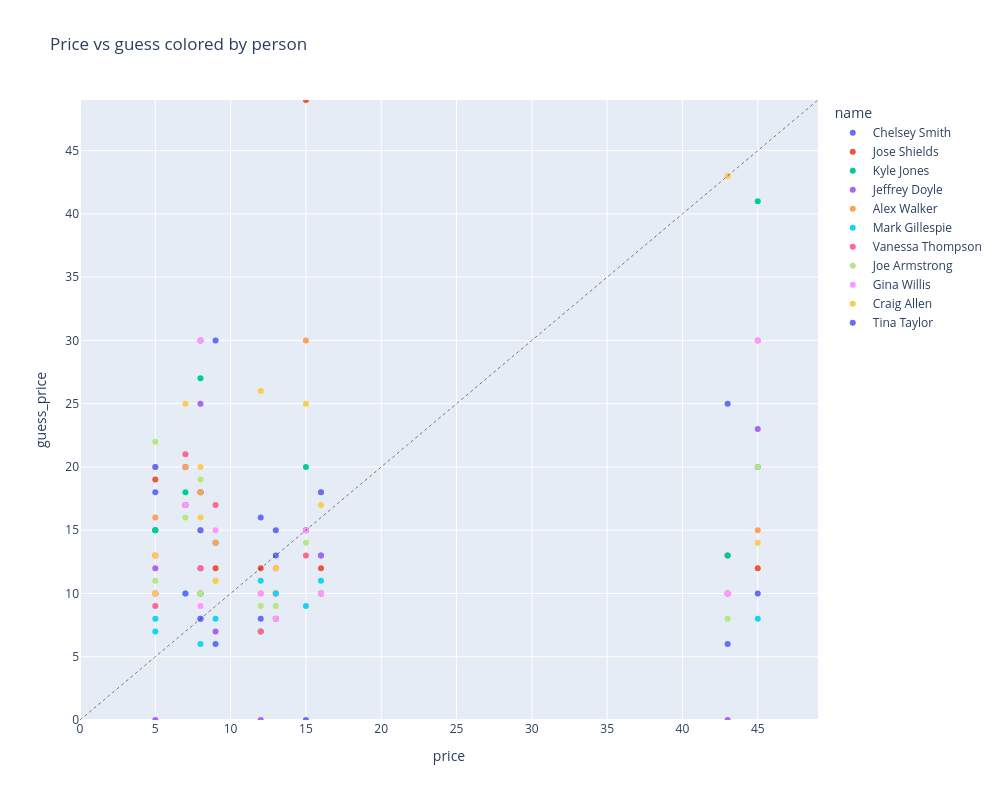
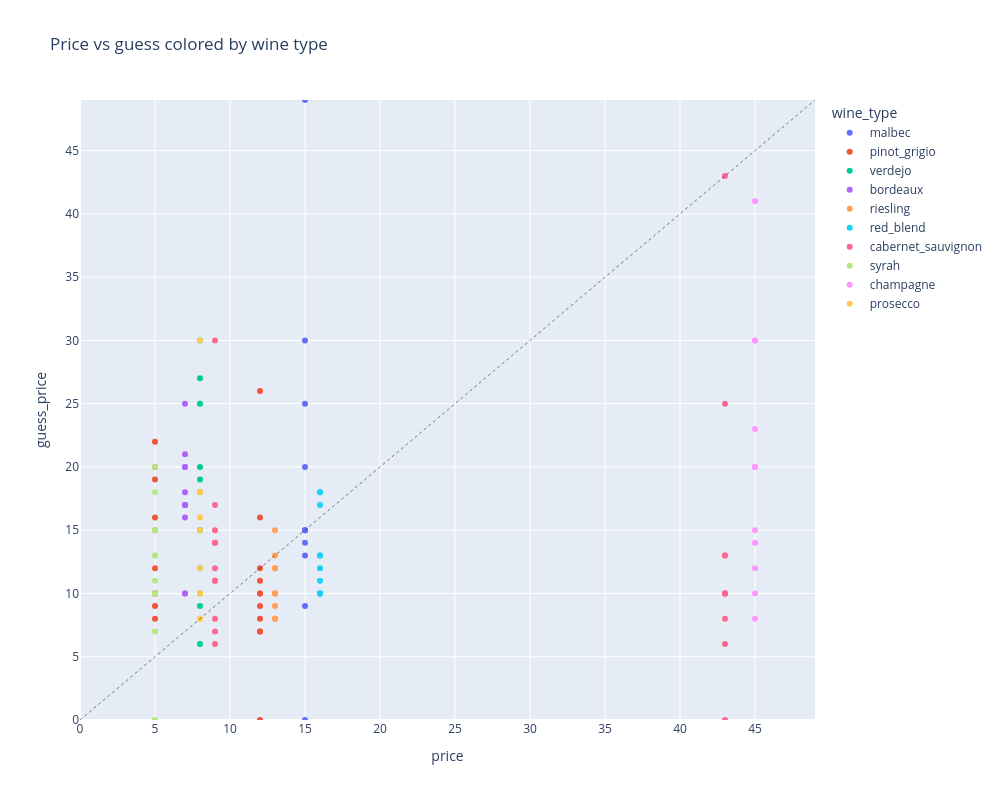

Notebook code for these charts, in order:
### Code cell
def make_plot(plot_df, x, y, color, title=''):
    fig=px.scatter(plot_df, x=x, y=y, color=color, width=1000, height=800, title=title, hover_data=['wine_id', 'wine_type', 'brand', 'country'])
    total_range=[0, plot_df[[x, y]].max().max()]
    fig.update_xaxes(range=total_range)
    fig.update_yaxes(range=total_range)
    fig.add_trace(go.Scatter(x=total_range, y=total_range, mode='lines', line=dict(color='black', dash='dot', width=0.5), showlegend=False))
    fig.show()

make_plot(analysis_df, 'price', 'guess_price', 'name', 'Price vs guess colored by person')
make_plot(analysis_df, 'price', 'guess_price', 'wine_type', 'Price vs guess colored by wine type')

### Figure 1 — Plotly figure (JSON) as saved in the notebook; plotly's stock layout.template omitted (floating-point values rounded to 4 significant figures)
{"data": [{"customdata": [[28, "malbec", "wapisa", "argentina"], [54, "pinot_grigio", "kirkland", "italy"], [65, "pinot_grigio", "bottega_vinaia", "italy"], [86, "verdejo", "carrasvinas", "spain"], [49, "bordeaux", "cheateau_picadis", "france"], [13, "riesling", "a_to_z_wineworks", "usa_oregon"], [18, "red_blend", "taken_wine_company", "usa_california"], [11, "cabernet_sauvignon", "rough_day", "bulgaria"], [92, "cabernet_sauvignon", "burgess", "usa_california"], [88, "syrah", "esteban_martin", "spain"], [96, "champagne", "moet_&_chandon", "france"], [30, "prosecco", "kirkland", "italy"]], "hovertemplate": "name=Chelsey Smith<br>price=%{x}<br>guess_price=%{y}<br>wine_id=%{customdata[0]}<br>wine_type=%{customdata[1]}<br>brand=%{customdata[2]}<br>country=%{customdata[3]}<extra></extra>", "legendgroup": "Chelsey Smith", "marker": {"color": "#636efa", "symbol": "circle"}, "mode": "markers", "name": "Chelsey Smith", "orientation": "v", "showlegend": true, "type": "scatter", "x": [15, 5, 12, 8, 7, 13, 16, 9, 43, 5, 45, 8], "xaxis": "x", "y": [15, 10, 8, 30, 20, 13, 10, 6, 6, 15, 20, 8], "yaxis": "y"}, {"customdata": [[28, "malbec", "wapisa", "argentina"], [54, "pinot_grigio", "kirkland", "italy"], [65, "pinot_grigio", "bottega_vinaia", "italy"], [86, "verdejo", "carrasvinas", "spain"], [49, "bordeaux", "cheateau_picadis", "france"], [13, "riesling", "a_to_z_wineworks", "usa_oregon"], [18, "red_blend", "taken_wine_company", "usa_california"], [11, "cabernet_sauvignon", "rough_day", "bulgaria"], [92, "cabernet_sauvignon", "burgess", "usa_california"], [88, "syrah", "esteban_martin", "spain"], [96, "champagne", "moet_&_chandon", "france"], [30, "prosecco", "kirkland", "italy"]], "hovertemplate": "name=Jose Shields<br>price=%{x}<br>guess_price=%{y}<br>wine_id=%{customdata[0]}<br>wine_type=%{customdata[1]}<br>brand=%{customdata[2]}<br>country=%{customdata[3]}<extra></extra>", "legendgroup": "Jose Shields", "marker": {"color": "#EF553B", "symbol": "circle"}, "mode": "markers", "name": "Jose Shields", "orientation": "v", "showlegend": true, "type": "scatter", "x": [15, 5, 12, 8, 7, 13, 16, 9, 43, 5, 45, 8], "xaxis": "x", "y": [49, 19, 12, 18, 17, 10, 12, 12, 13, 10, 12, 10], "yaxis": "y"}, {"customdata": [[28, "malbec", "wapisa", "argentina"], [54, "pinot_grigio", "kirkland", "italy"], [65, "pinot_grigio", "bottega_vinaia", "italy"], [86, "verdejo", "carrasvinas", "spain"], [49, "bordeaux", "cheateau_picadis", "france"], [13, "riesling", "a_to_z_wineworks", "usa_oregon"], [18, "red_blend", "taken_wine_company", "usa_california"], [11, "cabernet_sauvignon", "rough_day", "bulgaria"], [92, "cabernet_sauvignon", "burgess", "usa_california"], [88, "syrah", "esteban_martin", "spain"], [96, "champagne", "moet_&_chandon", "france"], [30, "prosecco", "kirkland", "italy"]], "hovertemplate": "name=Kyle Jones<br>price=%{x}<br>guess_price=%{y}<br>wine_id=%{customdata[0]}<br>wine_type=%{customdata[1]}<br>brand=%{customdata[2]}<br>country=%{customdata[3]}<extra></extra>", "legendgroup": "Kyle Jones", "marker": {"color": "#00cc96", "symbol": "circle"}, "mode": "markers", "name": "Kyle Jones", "orientation": "v", "showlegend": true, "type": "scatter", "x": [15, 5, 12, 8, 7, 13, 16, 9, 43, 5, 45, 8], "xaxis": "x", "y": [20, 15, 7, 27, 18, 8, 13, 14, 13, 15, 41, 18], "yaxis": "y"}, {"customdata": [[28, "malbec", "wapisa", "argentina"], [54, "pinot_grigio", "kirkland", "italy"], [65, "pinot_grigio", "bottega_vinaia", "italy"], [86, "verdejo", "carrasvinas", "spain"], [49, "bordeaux", "cheateau_picadis", "france"], [13, "riesling", "a_to_z_wineworks", "usa_oregon"], [18, "red_blend", "taken_wine_company", "usa_california"], [11, "cabernet_sauvignon", "rough_day", "bulgaria"], [92, "cabernet_sauvignon", "burgess", "usa_california"], [88, "syrah", "esteban_martin", "spain"], [96, "champagne", "moet_&_chandon", "france"], [30, "prosecco", "kirkland", "italy"]], "hovertemplate": "name=Jeffrey Doyle<br>price=%{x}<br>guess_price=%{y}<br>wine_id=%{customdata[0]}<br>wine_type=%{customdata[1]}<br>brand=%{customdata[2]}<br>country=%{customdata[3]}<extra></extra>", "legendgroup": "Jeffrey Doyle", "marker": {"color": "#ab63fa", "symbol": "circle"}, "mode": "markers", "name": "Jeffrey Doyle", "orientation": "v", "showlegend": true, "type": "scatter", "x": [15, 5, 12, 8, 7, 13, 16, 9, 43, 5, 45, 8], "xaxis": "x", "y": [15, 12, 0, 25, 17, 12, 13, 7, 0, 0, 23, 12], "yaxis": "y"}, {"customdata": [[28, "malbec", "wapisa", "argentina"], [54, "pinot_grigio", "kirkland", "italy"], [65, "pinot_grigio", "bottega_vinaia", "italy"], [86, "verdejo", "carrasvinas", "spain"], [49, "bordeaux", "cheateau_picadis", "france"], [13, "riesling", "a_to_z_wineworks", "usa_oregon"], [18, "red_blend", "taken_wine_company", "usa_california"], [11, "cabernet_sauvignon", "rough_day", "bulgaria"], [92, "cabernet_sauvignon", "burgess", "usa_california"], [88, "syrah", "esteban_martin", "spain"], [96, "champagne", "moet_&_chandon", "france"], [30, "prosecco", "kirkland", "italy"]], "hovertemplate": "name=Alex Walker<br>price=%{x}<br>guess_price=%{y}<br>wine_id=%{customdata[0]}<br>wine_type=%{customdata[1]}<br>brand=%{customdata[2]}<br>country=%{customdata[3]}<extra></extra>", "legendgroup": "Alex Walker", "marker": {"color": "#FFA15A", "symbol": "circle"}, "mode": "markers", "name": "Alex Walker", "orientation": "v", "showlegend": true, "type": "scatter", "x": [15, 5, 12, 8, 7, 13, 16, 9, 43, 5, 45, 8], "xaxis": "x", "y": [30, 16, 10, 10, 20, 10, 18, 14, 10, 20, 15, 18], "yaxis": "y"}, {"customdata": [[28, "malbec", "wapisa", "argentina"], [54, "pinot_grigio", "kirkland", "italy"], [65, "pinot_grigio", "bottega_vinaia", "italy"], [86, "verdejo", "carrasvinas", "spain"], [49, "bordeaux", "cheateau_picadis", "france"], [13, "riesling", "a_to_z_wineworks", "usa_oregon"], [18, "red_blend", "taken_wine_company", "usa_california"], [11, "cabernet_sauvignon", "rough_day", "bulgaria"], [92, "cabernet_sauvignon", "burgess", "usa_california"], [88, "syrah", "esteban_martin", "spain"], [96, "champagne", "moet_&_chandon", "france"], [30, "prosecco", "kirkland", "italy"]], "hovertemplate": "name=Mark Gillespie<br>price=%{x}<br>guess_price=%{y}<br>wine_id=%{customdata[0]}<br>wine_type=%{customdata[1]}<br>brand=%{customdata[2]}<br>country=%{customdata[3]}<extra></extra>", "legendgroup": "Mark Gillespie", "marker": {"color": "#19d3f3", "symbol": "circle"}, "mode": "markers", "name": "Mark Gillespie", "orientation": "v", "showlegend": true, "type": "scatter", "x": [15, 5, 12, 8, 7, 13, 16, 9, 43, 5, 45, 8], "xaxis": "x", "y": [9, 8, 11, 6, 10, 10, 11, 8, 10, 7, 8, 10], "yaxis": "y"}, {"customdata": [[28, "malbec", "wapisa", "argentina"], [54, "pinot_grigio", "kirkland", "italy"], [65, "pinot_grigio", "bottega_vinaia", "italy"], [86, "verdejo", "carrasvinas", "spain"], [49, "bordeaux", "cheateau_picadis", "france"], [13, "riesling", "a_to_z_wineworks", "usa_oregon"], [18, "red_blend", "taken_wine_company", "usa_california"], [11, "cabernet_sauvignon", "rough_day", "bulgaria"], [92, "cabernet_sauvignon", "burgess", "usa_california"], [88, "syrah", "esteban_martin", "spain"], [96, "champagne", "moet_&_chandon", "france"], [30, "prosecco", "kirkland", "italy"]], "hovertemplate": "name=Vanessa Thompson<br>price=%{x}<br>guess_price=%{y}<br>wine_id=%{customdata[0]}<br>wine_type=%{customdata[1]}<br>brand=%{customdata[2]}<br>country=%{customdata[3]}<extra></extra>", "legendgroup": "Vanessa Thompson", "marker": {"color": "#FF6692", "symbol": "circle"}, "mode": "markers", "name": "Vanessa Thompson", "orientation": "v", "showlegend": true, "type": "scatter", "x": [15, 5, 12, 8, 7, 13, 16, 9, 43, 5, 45, 8], "xaxis": "x", "y": [13, 9, 7, 12, 21, 8, 10, 17, 10, 13, 30, 15], "yaxis": "y"}, {"customdata": [[28, "malbec", "wapisa", "argentina"], [54, "pinot_grigio", "kirkland", "italy"], [65, "pinot_grigio", "bottega_vinaia", "italy"], [86, "verdejo", "carrasvinas", "spain"], [49, "bordeaux", "cheateau_picadis", "france"], [13, "riesling", "a_to_z_wineworks", "usa_oregon"], [18, "red_blend", "taken_wine_company", "usa_california"], [11, "cabernet_sauvignon", "rough_day", "bulgaria"], [92, "cabernet_sauvignon", "burgess", "usa_california"], [88, "syrah", "esteban_martin", "spain"], [96, "champagne", "moet_&_chandon", "france"], [30, "prosecco", "kirkland", "italy"]], "hovertemplate": "name=Joe Armstrong<br>price=%{x}<br>guess_price=%{y}<br>wine_id=%{customdata[0]}<br>wine_type=%{customdata[1]}<br>brand=%{customdata[2]}<br>country=%{customdata[3]}<extra></extra>", "legendgroup": "Joe Armstrong", "marker": {"color": "#B6E880", "symbol": "circle"}, "mode": "markers", "name": "Joe Armstrong", "orientation": "v", "showlegend": true, "type": "scatter", "x": [15, 5, 12, 8, 7, 13, 16, 9, 43, 5, 45, 8], "xaxis": "x", "y": [14, 22, 9, 19, 16, 9, 10, 11, 8, 11, 20, 10], "yaxis": "y"}, {"customdata": [[28, "malbec", "wapisa", "argentina"], [54, "pinot_grigio", "kirkland", "italy"], [65, "pinot_grigio", "bottega_vinaia", "italy"], [86, "verdejo", "carrasvinas", "spain"], [49, "bordeaux", "cheateau_picadis", "france"], [13, "riesling", "a_to_z_wineworks", "usa_oregon"], [18, "red_blend", "taken_wine_company", "usa_california"], [11, "cabernet_sauvignon", "rough_day", "bulgaria"], [92, "cabernet_sauvignon", "burgess", "usa_california"], [88, "syrah", "esteban_martin", "spain"], [96, "champagne", "moet_&_chandon", "france"], [30, "prosecco", "kirkland", "italy"]], "hovertemplate": "name=Gina Willis<br>price=%{x}<br>guess_price=%{y}<br>wine_id=%{customdata[0]}<br>wine_type=%{customdata[1]}<br>brand=%{customdata[2]}<br>country=%{customdata[3]}<extra></extra>", "legendgroup": "Gina Willis", "marker": {"color": "#FF97FF", "symbol": "circle"}, "mode": "markers", "name": "Gina Willis", "orientation": "v", "showlegend": true, "type": "scatter", "x": [15, 5, 12, 8, 7, 13, 16, 9, 43, 5, 45, 8], "xaxis": "x", "y": [15, 10, 10, 9, 17, 8, 10, 15, 10, 10, 30, 30], "yaxis": "y"}, {"customdata": [[28, "malbec", "wapisa", "argentina"], [54, "pinot_grigio", "kirkland", "italy"], [65, "pinot_grigio", "bottega_vinaia", "italy"], [86, "verdejo", "carrasvinas", "spain"], [49, "bordeaux", "cheateau_picadis", "france"], [13, "riesling", "a_to_z_wineworks", "usa_oregon"], [18, "red_blend", "taken_wine_company", "usa_california"], [11, "cabernet_sauvignon", "rough_day", "bulgaria"], [92, "cabernet_sauvignon", "burgess", "usa_california"], [88, "syrah", "esteban_martin", "spain"], [96, "champagne", "moet_&_chandon", "france"], [30, "prosecco", "kirkland", "italy"]], "hovertemplate": "name=Craig Allen<br>price=%{x}<br>guess_price=%{y}<br>wine_id=%{customdata[0]}<br>wine_type=%{customdata[1]}<br>brand=%{customdata[2]}<br>country=%{customdata[3]}<extra></extra>", "legendgroup": "Craig Allen", "marker": {"color": "#FECB52", "symbol": "circle"}, "mode": "markers", "name": "Craig Allen", "orientation": "v", "showlegend": true, "type": "scatter", "x": [15, 5, 12, 8, 7, 13, 16, 9, 43, 5, 45, 8], "xaxis": "x", "y": [25, 10, 26, 20, 25, 12, 17, 11, 43, 13, 14, 16], "yaxis": "y"}, {"customdata": [[28, "malbec", "wapisa", "argentina"], [54, "pinot_grigio", "kirkland", "italy"], [65, "pinot_grigio", "bottega_vinaia", "italy"], [86, "verdejo", "carrasvinas", "spain"], [49, "bordeaux", "cheateau_picadis", "france"], [13, "riesling", "a_to_z_wineworks", "usa_oregon"], [18, "red_blend", "taken_wine_company", "usa_california"], [11, "cabernet_sauvignon", "rough_day", "bulgaria"], [92, "cabernet_sauvignon", "burgess", "usa_california"], [88, "syrah", "esteban_martin", "spain"], [96, "champagne", "moet_&_chandon", "france"], [30, "prosecco", "kirkland", "italy"]], "hovertemplate": "name=Tina Taylor<br>price=%{x}<br>guess_price=%{y}<br>wine_id=%{customdata[0]}<br>wine_type=%{customdata[1]}<br>brand=%{customdata[2]}<br>country=%{customdata[3]}<extra></extra>", "legendgroup": "Tina Taylor", "marker": {"color": "#636efa", "symbol": "circle"}, "mode": "markers", "name": "Tina Taylor", "orientation": "v", "showlegend": true, "type": "scatter", "x": [15, 5, 12, 8, 7, 13, 16, 9, 43, 5, 45, 8], "xaxis": "x", "y": [0, 20, 16, 15, 10, 15, 18, 30, 25, 18, 10, 8], "yaxis": "y"}, {"line": {"color": "black", "dash": "dot", "width": 0.5}, "mode": "lines", "showlegend": false, "type": "scatter", "x": [0, 49], "y": [0, 49]}], "layout": {"height": 800, "legend": {"title": {"text": "name"}, "tracegroupgap": 0}, "title": {"text": "Price vs guess colored by person"}, "width": 1000, "xaxis": {"anchor": "y", "domain": [0, 1], "range": [0, 49], "title": {"text": "price"}, "type": "linear"}, "yaxis": {"anchor": "x", "domain": [0, 1], "range": [0, 49], "title": {"text": "guess_price"}, "type": "linear"}}}

### Figure 2 — Plotly figure (JSON) as saved in the notebook; plotly's stock layout.template omitted (floating-point values rounded to 4 significant figures)
{"data": [{"customdata": [[28, "malbec", "wapisa", "argentina"], [28, "malbec", "wapisa", "argentina"], [28, "malbec", "wapisa", "argentina"], [28, "malbec", "wapisa", "argentina"], [28, "malbec", "wapisa", "argentina"], [28, "malbec", "wapisa", "argentina"], [28, "malbec", "wapisa", "argentina"], [28, "malbec", "wapisa", "argentina"], [28, "malbec", "wapisa", "argentina"], [28, "malbec", "wapisa", "argentina"], [28, "malbec", "wapisa", "argentina"]], "hovertemplate": "wine_type=%{customdata[1]}<br>price=%{x}<br>guess_price=%{y}<br>wine_id=%{customdata[0]}<br>brand=%{customdata[2]}<br>country=%{customdata[3]}<extra></extra>", "legendgroup": "malbec", "marker": {"color": "#636efa", "symbol": "circle"}, "mode": "markers", "name": "malbec", "orientation": "v", "showlegend": true, "type": "scatter", "x": [15, 15, 15, 15, 15, 15, 15, 15, 15, 15, 15], "xaxis": "x", "y": [15, 49, 20, 15, 30, 9, 13, 14, 15, 25, 0], "yaxis": "y"}, {"customdata": [[54, "pinot_grigio", "kirkland", "italy"], [54, "pinot_grigio", "kirkland", "italy"], [54, "pinot_grigio", "kirkland", "italy"], [54, "pinot_grigio", "kirkland", "italy"], [54, "pinot_grigio", "kirkland", "italy"], [54, "pinot_grigio", "kirkland", "italy"], [54, "pinot_grigio", "kirkland", "italy"], [54, "pinot_grigio", "kirkland", "italy"], [54, "pinot_grigio", "kirkland", "italy"], [54, "pinot_grigio", "kirkland", "italy"], [54, "pinot_grigio", "kirkland", "italy"], [65, "pinot_grigio", "bottega_vinaia", "italy"], [65, "pinot_grigio", "bottega_vinaia", "italy"], [65, "pinot_grigio", "bottega_vinaia", "italy"], [65, "pinot_grigio", "bottega_vinaia", "italy"], [65, "pinot_grigio", "bottega_vinaia", "italy"], [65, "pinot_grigio", "bottega_vinaia", "italy"], [65, "pinot_grigio", "bottega_vinaia", "italy"], [65, "pinot_grigio", "bottega_vinaia", "italy"], [65, "pinot_grigio", "bottega_vinaia", "italy"], [65, "pinot_grigio", "bottega_vinaia", "italy"], [65, "pinot_grigio", "bottega_vinaia", "italy"]], "hovertemplate": "wine_type=%{customdata[1]}<br>price=%{x}<br>guess_price=%{y}<br>wine_id=%{customdata[0]}<br>brand=%{customdata[2]}<br>country=%{customdata[3]}<extra></extra>", "legendgroup": "pinot_grigio", "marker": {"color": "#EF553B", "symbol": "circle"}, "mode": "markers", "name": "pinot_grigio", "orientation": "v", "showlegend": true, "type": "scatter", "x": [5, 5, 5, 5, 5, 5, 5, 5, 5, 5, 5, 12, 12, 12, 12, 12, 12, 12, 12, 12, 12, 12], "xaxis": "x", "y": [10, 19, 15, 12, 16, 8, 9, 22, 10, 10, 20, 8, 12, 7, 0, 10, 11, 7, 9, 10, 26, 16], "yaxis": "y"}, {"customdata": [[86, "verdejo", "carrasvinas", "spain"], [86, "verdejo", "carrasvinas", "spain"], [86, "verdejo", "carrasvinas", "spain"], [86, "verdejo", "carrasvinas", "spain"], [86, "verdejo", "carrasvinas", "spain"], [86, "verdejo", "carrasvinas", "spain"], [86, "verdejo", "carrasvinas", "spain"], [86, "verdejo", "carrasvinas", "spain"], [86, "verdejo", "carrasvinas", "spain"], [86, "verdejo", "carrasvinas", "spain"], [86, "verdejo", "carrasvinas", "spain"]], "hovertemplate": "wine_type=%{customdata[1]}<br>price=%{x}<br>guess_price=%{y}<br>wine_id=%{customdata[0]}<br>brand=%{customdata[2]}<br>country=%{customdata[3]}<extra></extra>", "legendgroup": "verdejo", "marker": {"color": "#00cc96", "symbol": "circle"}, "mode": "markers", "name": "verdejo", "orientation": "v", "showlegend": true, "type": "scatter", "x": [8, 8, 8, 8, 8, 8, 8, 8, 8, 8, 8], "xaxis": "x", "y": [30, 18, 27, 25, 10, 6, 12, 19, 9, 20, 15], "yaxis": "y"}, {"customdata": [[49, "bordeaux", "cheateau_picadis", "france"], [49, "bordeaux", "cheateau_picadis", "france"], [49, "bordeaux", "cheateau_picadis", "france"], [49, "bordeaux", "cheateau_picadis", "france"], [49, "bordeaux", "cheateau_picadis", "france"], [49, "bordeaux", "cheateau_picadis", "france"], [49, "bordeaux", "cheateau_picadis", "france"], [49, "bordeaux", "cheateau_picadis", "france"], [49, "bordeaux", "cheateau_picadis", "france"], [49, "bordeaux", "cheateau_picadis", "france"], [49, "bordeaux", "cheateau_picadis", "france"]], "hovertemplate": "wine_type=%{customdata[1]}<br>price=%{x}<br>guess_price=%{y}<br>wine_id=%{customdata[0]}<br>brand=%{customdata[2]}<br>country=%{customdata[3]}<extra></extra>", "legendgroup": "bordeaux", "marker": {"color": "#ab63fa", "symbol": "circle"}, "mode": "markers", "name": "bordeaux", "orientation": "v", "showlegend": true, "type": "scatter", "x": [7, 7, 7, 7, 7, 7, 7, 7, 7, 7, 7], "xaxis": "x", "y": [20, 17, 18, 17, 20, 10, 21, 16, 17, 25, 10], "yaxis": "y"}, {"customdata": [[13, "riesling", "a_to_z_wineworks", "usa_oregon"], [13, "riesling", "a_to_z_wineworks", "usa_oregon"], [13, "riesling", "a_to_z_wineworks", "usa_oregon"], [13, "riesling", "a_to_z_wineworks", "usa_oregon"], [13, "riesling", "a_to_z_wineworks", "usa_oregon"], [13, "riesling", "a_to_z_wineworks", "usa_oregon"], [13, "riesling", "a_to_z_wineworks", "usa_oregon"], [13, "riesling", "a_to_z_wineworks", "usa_oregon"], [13, "riesling", "a_to_z_wineworks", "usa_oregon"], [13, "riesling", "a_to_z_wineworks", "usa_oregon"], [13, "riesling", "a_to_z_wineworks", "usa_oregon"]], "hovertemplate": "wine_type=%{customdata[1]}<br>price=%{x}<br>guess_price=%{y}<br>wine_id=%{customdata[0]}<br>brand=%{customdata[2]}<br>country=%{customdata[3]}<extra></extra>", "legendgroup": "riesling", "marker": {"color": "#FFA15A", "symbol": "circle"}, "mode": "markers", "name": "riesling", "orientation": "v", "showlegend": true, "type": "scatter", "x": [13, 13, 13, 13, 13, 13, 13, 13, 13, 13, 13], "xaxis": "x", "y": [13, 10, 8, 12, 10, 10, 8, 9, 8, 12, 15], "yaxis": "y"}, {"customdata": [[18, "red_blend", "taken_wine_company", "usa_california"], [18, "red_blend", "taken_wine_company", "usa_california"], [18, "red_blend", "taken_wine_company", "usa_california"], [18, "red_blend", "taken_wine_company", "usa_california"], [18, "red_blend", "taken_wine_company", "usa_california"], [18, "red_blend", "taken_wine_company", "usa_california"], [18, "red_blend", "taken_wine_company", "usa_california"], [18, "red_blend", "taken_wine_company", "usa_california"], [18, "red_blend", "taken_wine_company", "usa_california"], [18, "red_blend", "taken_wine_company", "usa_california"], [18, "red_blend", "taken_wine_company", "usa_california"]], "hovertemplate": "wine_type=%{customdata[1]}<br>price=%{x}<br>guess_price=%{y}<br>wine_id=%{customdata[0]}<br>brand=%{customdata[2]}<br>country=%{customdata[3]}<extra></extra>", "legendgroup": "red_blend", "marker": {"color": "#19d3f3", "symbol": "circle"}, "mode": "markers", "name": "red_blend", "orientation": "v", "showlegend": true, "type": "scatter", "x": [16, 16, 16, 16, 16, 16, 16, 16, 16, 16, 16], "xaxis": "x", "y": [10, 12, 13, 13, 18, 11, 10, 10, 10, 17, 18], "yaxis": "y"}, {"customdata": [[11, "cabernet_sauvignon", "rough_day", "bulgaria"], [11, "cabernet_sauvignon", "rough_day", "bulgaria"], [11, "cabernet_sauvignon", "rough_day", "bulgaria"], [11, "cabernet_sauvignon", "rough_day", "bulgaria"], [11, "cabernet_sauvignon", "rough_day", "bulgaria"], [11, "cabernet_sauvignon", "rough_day", "bulgaria"], [11, "cabernet_sauvignon", "rough_day", "bulgaria"], [11, "cabernet_sauvignon", "rough_day", "bulgaria"], [11, "cabernet_sauvignon", "rough_day", "bulgaria"], [11, "cabernet_sauvignon", "rough_day", "bulgaria"], [11, "cabernet_sauvignon", "rough_day", "bulgaria"], [92, "cabernet_sauvignon", "burgess", "usa_california"], [92, "cabernet_sauvignon", "burgess", "usa_california"], [92, "cabernet_sauvignon", "burgess", "usa_california"], [92, "cabernet_sauvignon", "burgess", "usa_california"], [92, "cabernet_sauvignon", "burgess", "usa_california"], [92, "cabernet_sauvignon", "burgess", "usa_california"], [92, "cabernet_sauvignon", "burgess", "usa_california"], [92, "cabernet_sauvignon", "burgess", "usa_california"], [92, "cabernet_sauvignon", "burgess", "usa_california"], [92, "cabernet_sauvignon", "burgess", "usa_california"], [92, "cabernet_sauvignon", "burgess", "usa_california"]], "hovertemplate": "wine_type=%{customdata[1]}<br>price=%{x}<br>guess_price=%{y}<br>wine_id=%{customdata[0]}<br>brand=%{customdata[2]}<br>country=%{customdata[3]}<extra></extra>", "legendgroup": "cabernet_sauvignon", "marker": {"color": "#FF6692", "symbol": "circle"}, "mode": "markers", "name": "cabernet_sauvignon", "orientation": "v", "showlegend": true, "type": "scatter", "x": [9, 9, 9, 9, 9, 9, 9, 9, 9, 9, 9, 43, 43, 43, 43, 43, 43, 43, 43, 43, 43, 43], "xaxis": "x", "y": [6, 12, 14, 7, 14, 8, 17, 11, 15, 11, 30, 6, 13, 13, 0, 10, 10, 10, 8, 10, 43, 25], "yaxis": "y"}, {"customdata": [[88, "syrah", "esteban_martin", "spain"], [88, "syrah", "esteban_martin", "spain"], [88, "syrah", "esteban_martin", "spain"], [88, "syrah", "esteban_martin", "spain"], [88, "syrah", "esteban_martin", "spain"], [88, "syrah", "esteban_martin", "spain"], [88, "syrah", "esteban_martin", "spain"], [88, "syrah", "esteban_martin", "spain"], [88, "syrah", "esteban_martin", "spain"], [88, "syrah", "esteban_martin", "spain"], [88, "syrah", "esteban_martin", "spain"]], "hovertemplate": "wine_type=%{customdata[1]}<br>price=%{x}<br>guess_price=%{y}<br>wine_id=%{customdata[0]}<br>brand=%{customdata[2]}<br>country=%{customdata[3]}<extra></extra>", "legendgroup": "syrah", "marker": {"color": "#B6E880", "symbol": "circle"}, "mode": "markers", "name": "syrah", "orientation": "v", "showlegend": true, "type": "scatter", "x": [5, 5, 5, 5, 5, 5, 5, 5, 5, 5, 5], "xaxis": "x", "y": [15, 10, 15, 0, 20, 7, 13, 11, 10, 13, 18], "yaxis": "y"}, {"customdata": [[96, "champagne", "moet_&_chandon", "france"], [96, "champagne", "moet_&_chandon", "france"], [96, "champagne", "moet_&_chandon", "france"], [96, "champagne", "moet_&_chandon", "france"], [96, "champagne", "moet_&_chandon", "france"], [96, "champagne", "moet_&_chandon", "france"], [96, "champagne", "moet_&_chandon", "france"], [96, "champagne", "moet_&_chandon", "france"], [96, "champagne", "moet_&_chandon", "france"], [96, "champagne", "moet_&_chandon", "france"], [96, "champagne", "moet_&_chandon", "france"]], "hovertemplate": "wine_type=%{customdata[1]}<br>price=%{x}<br>guess_price=%{y}<br>wine_id=%{customdata[0]}<br>brand=%{customdata[2]}<br>country=%{customdata[3]}<extra></extra>", "legendgroup": "champagne", "marker": {"color": "#FF97FF", "symbol": "circle"}, "mode": "markers", "name": "champagne", "orientation": "v", "showlegend": true, "type": "scatter", "x": [45, 45, 45, 45, 45, 45, 45, 45, 45, 45, 45], "xaxis": "x", "y": [20, 12, 41, 23, 15, 8, 30, 20, 30, 14, 10], "yaxis": "y"}, {"customdata": [[30, "prosecco", "kirkland", "italy"], [30, "prosecco", "kirkland", "italy"], [30, "prosecco", "kirkland", "italy"], [30, "prosecco", "kirkland", "italy"], [30, "prosecco", "kirkland", "italy"], [30, "prosecco", "kirkland", "italy"], [30, "prosecco", "kirkland", "italy"], [30, "prosecco", "kirkland", "italy"], [30, "prosecco", "kirkland", "italy"], [30, "prosecco", "kirkland", "italy"], [30, "prosecco", "kirkland", "italy"]], "hovertemplate": "wine_type=%{customdata[1]}<br>price=%{x}<br>guess_price=%{y}<br>wine_id=%{customdata[0]}<br>brand=%{customdata[2]}<br>country=%{customdata[3]}<extra></extra>", "legendgroup": "prosecco", "marker": {"color": "#FECB52", "symbol": "circle"}, "mode": "markers", "name": "prosecco", "orientation": "v", "showlegend": true, "type": "scatter", "x": [8, 8, 8, 8, 8, 8, 8, 8, 8, 8, 8], "xaxis": "x", "y": [8, 10, 18, 12, 18, 10, 15, 10, 30, 16, 8], "yaxis": "y"}, {"line": {"color": "black", "dash": "dot", "width": 0.5}, "mode": "lines", "showlegend": false, "type": "scatter", "x": [0, 49], "y": [0, 49]}], "layout": {"height": 800, "legend": {"title": {"text": "wine_type"}, "tracegroupgap": 0}, "title": {"text": "Price vs guess colored by wine type"}, "width": 1000, "xaxis": {"anchor": "y", "domain": [0, 1], "range": [0, 49], "title": {"text": "price"}, "type": "linear"}, "yaxis": {"anchor": "x", "domain": [0, 1], "range": [0, 49], "title": {"text": "guess_price"}, "type": "linear"}}}
